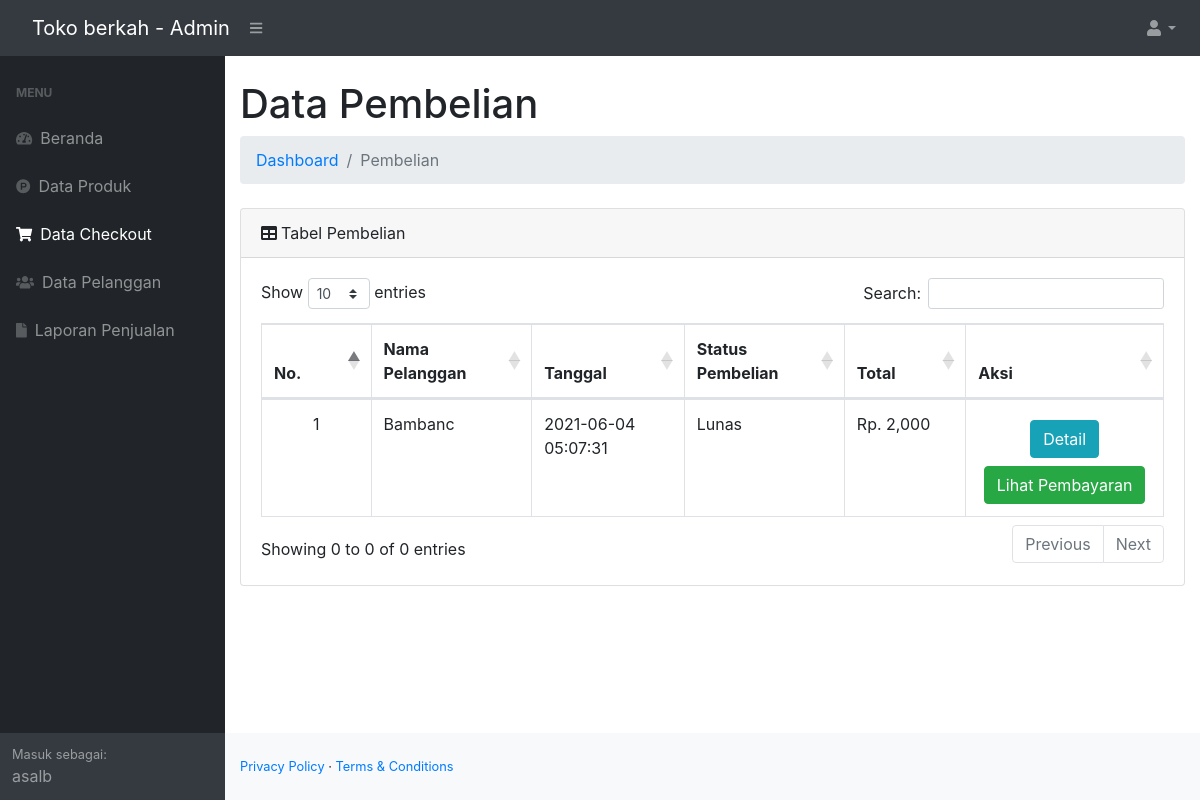
The app's page /admin/dist/index.php?halaman=pembelian (signed in) with its own data.
### tables this page shows
CREATE TABLE `pembelian_barang` (
  `id_pembelian` int(11) NOT NULL,
  `id_pelanggan` int(20) NOT NULL,
  `nama` text NOT NULL,
  `tanggal_pembelian` datetime NOT NULL,
  `alamat` text NOT NULL,
  `no_telp` varchar(20) NOT NULL,
  `total_harga` int(15) NOT NULL,
  `status_pembelian` varchar(100) NOT NULL DEFAULT 'Pending'
);

CREATE TABLE `pelanggan` (
  `id_pelanggan` int(11) NOT NULL,
  `Nama` varchar(30) NOT NULL,
  `username` char(10) NOT NULL,
  `password` varchar(20) NOT NULL,
  `no_hp` int(20) NOT NULL,
  `email` varchar(100) NOT NULL,
  `alamat` text NOT NULL
);

### admin/dist/functions.php (called while the page is built, shortened)
<?php
$conn = mysqli_connect("localhost", "id21580214_vollerei", "Lamongan_02", "id21580214_mydb");
function query($query)
{
    global $conn;
    $result = mysqli_query($conn, $query);
    $rows = [];
    while ($row = mysqli_fetch_assoc($result)) {
        $rows[] = $row;
    }
    return $rows;
}

### admin/dist/pembelian.php (the view, shortened to what this page needs)
<?php
$dataPembelian = query("SELECT * FROM pembelian_barang
JOIN pelanggan ON pembelian_barang.id_pelanggan=pelanggan.id_pelanggan");
?>
<html lang="en">
<head>
    <link rel="stylesheet" href="assets/bootstrap/css/bootstrap.min.css">
    <link rel="stylesheet" href="assets/fonts/font-awesome.min.css">
    <link rel="stylesheet" href="assets/fonts/ionicons.min.css">
    <link rel="stylesheet" href="assets/css/Check-Out-Page-V100.css">
    <link rel="stylesheet" href="assets/css/ebs-contact-form-1.css">
    <link rel="stylesheet" href="assets/css/ebs-contact-form.css">
    <link rel="stylesheet" href="assets/css/Header-Blue.css">
    <link rel="stylesheet" href="assets/css/Login-Form-Clean.css">
    <link rel="stylesheet" href="assets/css/Navigation-with-Search.css">
    <link rel="stylesheet" href="assets/css/Pretty-Product-List.css">
    <link rel="stylesheet" href="assets/css/Profile-Edit-Form-1.css">
    <link rel="stylesheet" href="assets/css/Profile-Edit-Form.css">
    <link rel="stylesheet" href="assets/css/Registration-Form-with-Photo.css">
    <link rel="stylesheet" href="assets/css/styles.css">
    <link rel="stylesheet" href="assets/css/WOWSlider-about-us-1.css">
    <link rel="stylesheet" href="assets/css/WOWSlider-about-us-2.css">
    <link rel="stylesheet" href="assets/css/WOWSlider-about-us.css">
</head>
<body>
    <div class="container-fluid">
        <h1 class="mt-4">Data Pembelian</h1>
        <ol class="breadcrumb mb-4">
            <li class="breadcrumb-item"><a href="index.php">Dashboard</a></li>
            <li class="breadcrumb-item active">Pembelian</li>
        </ol>
        <div class="card mb-4">
            <div class="card-header">
                Tabel Pembelian
            </div>
            <div class="card-body">
                <div class="table-responsive">
                    <div id="offline_wrapper" class="dataTables_wrapper dt-bootstrap4 no-footer">
                        <div class="row">
                            <div class="col-sm-12 col-md-6">
                                <div class="dataTables_length" id="offline_length"><label>Show <select name="offline_length" aria-controls="offline" class="custom-select custom-select-sm form-control form-control-sm">
                                            <option value="10">10</option>
                                        </select> entries</label></div>
                            </div>
                            <div class="col-sm-12 col-md-6">
                                <div id="offline_filter" class="dataTables_filter"><label>Search:<input type="search" class="form-control form-control-sm" placeholder="" aria-controls="offline"></label></div>
                            </div>
                        </div>
                        <div class="row">
                            <div class="col-sm-12">
                                <table class="table table-bordered dataTable no-footer" id="offline" role="grid" aria-describedby="offline_info" style="width: 100%;" width="100%" cellspacing="0">
                                    <thead>
                                        <tr class="text-center" role="row">
                                            <th class="sorting_asc" tabindex="0" aria-controls="offline" rowspan="1" colspan="1" style="width: 99px;" aria-sort="ascending" aria-label="No: activate to sort column descending">No.
                                            </th>
                                            <th class="sorting" tabindex="0" aria-controls="offline" rowspan="1" colspan="1" style="width: 147px;" aria-label="Nama: activate to sort column ascending">
                                                Nama Pelanggan</th>
                                            <th class="sorting" tabindex="0" aria-controls="offline" rowspan="1" colspan="1" style="width: 147px;" aria-label="Nama: activate to sort column ascending">
                                                Tanggal</th>
                                            <th class="sorting" tabindex="0" aria-controls="offline" rowspan="1" colspan="1" style="width: 147px;" aria-label="Nama: activate to sort column ascending">
                                                Status Pembelian</th>
                                            <th class="sorting" tabindex="0" aria-controls="offline" rowspan="1" colspan="1" style="width: 111px;" aria-label="NIK: activate to sort column ascending">Total
                                            </th>
                                            <th class="sorting" tabindex="0" aria-controls="offline" rowspan="1" colspan="1" style="width: 166px;" aria-label="No. HP: activate to sort column ascending">
                                                Aksi</th>
                                        </tr>
                                    </thead>
                                    <tbody>
                                        <?php $i = 1; ?>
                                        <?php foreach ($dataPembelian as $pembelian) : ?>
                                            <tr>
                                                <td class="text-center"><?= $i; ?></td>
                                                <td><?= $pembelian['Nama']; ?></td>
                                                <td><?= $pembelian['tanggal_pembelian']; ?></td>
                                                <td><?= $pembelian['status_pembelian']; ?></td>
                                                <td>Rp. <?= number_format($pembelian['total_harga']); ?></td>
                                                <td class="text-center">
                                                    <a href="index.php?halaman=detail&id=<?= $pembelian["id_pembelian"]; ?>" class="btn-info btn mt-2">Detail</a>
                                                    <?php if ($pembelian['status_pembelian'] != "Pending") : ?>
                                                        <a href="index.php?halaman=pembayaran&id=<?= $pembelian['id_pembelian']; ?>" class="btn-success btn mt-2">Lihat Pembayaran</a>
                                                    <?php endif; ?>
                                                </td>
                                            </tr>
                                            <?php $i++; ?>
                                        <?php endforeach; ?>
                                    </tbody>
                                </table>
                            </div>
                        </div>
                        <div class="row">
                            <div class="col-sm-12 col-md-5">
                                <div class="dataTables_info" id="offline_info" role="status" aria-live="polite">Showing 0 to 0 of 0 entries</div>
                            </div>
                            <div class="col-sm-12 col-md-7">
                                <div class="dataTables_paginate paging_simple_numbers" id="offline_paginate">
                                    <ul class="pagination">
                                        <li class="paginate_button page-item previous disabled" id="offline_previous"><a href="#" aria-controls="offline" data-dt-idx="0" tabindex="0" class="page-link">Previous</a></li>
                                        <li class="paginate_button page-item next disabled" id="offline_next"><a href="#" aria-controls="offline" data-dt-idx="1" tabindex="0" class="page-link">Next</a>
                                        </li>
                                    </ul>
                                </div>
                            </div>
                        </div>
                    </div>
                </div>
            </div>
        </div>
</body>
</html>

### records on screen
pembelian_barang: id_pelanggan.Nama "Bambanc", tanggal_pembelian "2021-06-04 05:07:31", status_pembelian "Lunas", total_harga "2,000"

### other values on screen
$nama[$i] "a"
$nama[$i] "s"
$nama[$i] "l"
$nama[$i] "b"
